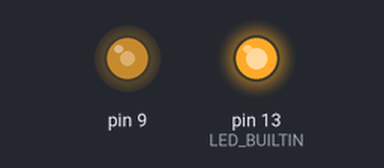
The sketch below on a simulated Arduino Uno, built with avr-gcc and run on an emulated ATmega328P. Parts: output pins drawn as LEDs (lit = HIGH).

Above: at 0.7 s.
At 5.2 s:
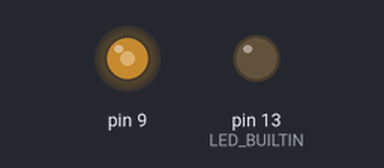
Timing chart, 0 to 6.9 s (numbered marks = the images above):
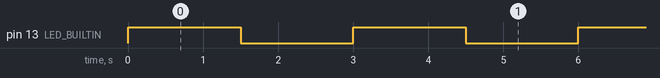

The sketch:

timer_test.ino
```cpp
#include "Arduino.h"
#include "TimerOne.h"

void setup()
{
    pinMode(LED_BUILTIN, OUTPUT);
    Timer1.initialize(1000000);         // initialize timer1, and set a
    Timer1.pwm(9, 512);                // setup pwm on pin 9, 50% duty cycle
}

void loop()
{
    digitalWrite(LED_BUILTIN, HIGH);   // turn the LED on (HIGH is the voltage level)
    delay(1500);                       // wait for a second
    digitalWrite(LED_BUILTIN, LOW);    // turn the LED off by making the voltage LOW
    delay(1500);
    Timer1.setPeriod(900000);
    digitalWrite(LED_BUILTIN, HIGH);
    delay(1500);
    Timer1.setPeriod(1100000);
    digitalWrite(LED_BUILTIN, LOW);
    delay(1500);
    Timer1.setPeriod(700000);
    digitalWrite(LED_BUILTIN, HIGH);
    delay(1500);
    Timer1.setPeriod(900000);
    digitalWrite(LED_BUILTIN, LOW);
    delay(1500);
    Timer1.setPeriod(700000);
    digitalWrite(LED_BUILTIN, HIGH);
    delay(1500);
    Timer1.setPeriod(800000);
    digitalWrite(LED_BUILTIN, LOW);
    delay(1500);
    Timer1.setPeriod(1100000);
    digitalWrite(LED_BUILTIN, HIGH);
    delay(1500);
    Timer1.setPeriod(1000000);
    digitalWrite(LED_BUILTIN, LOW);
    delay(1500);


    // digitalWrite(LED_BUILTIN, HIGH);   // turn the LED on (HIGH is the voltage level)
    // delay(1000);                       // wait for a second
    // digitalWrite(LED_BUILTIN, LOW);    // turn the LED off by making the voltage LOW
    // delay(1000);
    // Timer1.setPwmDuty(9, 700);
    // digitalWrite(LED_BUILTIN, HIGH);
    // delay(1000);
    // Timer1.setPwmDuty(9, 1000);
    // digitalWrite(LED_BUILTIN, LOW);
    // delay(1000);
    // Timer1.setPwmDuty(9, 700);
    // digitalWrite(LED_BUILTIN, HIGH);
    // delay(1000);
    // Timer1.setPwmDuty(9, 512);
    // digitalWrite(LED_BUILTIN, LOW);
    // delay(1000);
    // Timer1.setPwmDuty(9, 200);
    // digitalWrite(LED_BUILTIN, HIGH);
    // delay(1000);
    // Timer1.setPwmDuty(9, 20);
    // digitalWrite(LED_BUILTIN, LOW);
    // delay(1000);
    // Timer1.setPwmDuty(9, 200);
    // digitalWrite(LED_BUILTIN, HIGH);
    // delay(1000);
    // Timer1.setPwmDuty(9, 512);
    // digitalWrite(LED_BUILTIN, LOW);
    // delay(1000);
}
```

Measured:
- by itself, pin 13 (LED_BUILTIN): alternates HIGH for 1.5 s and LOW for 1.5 s
